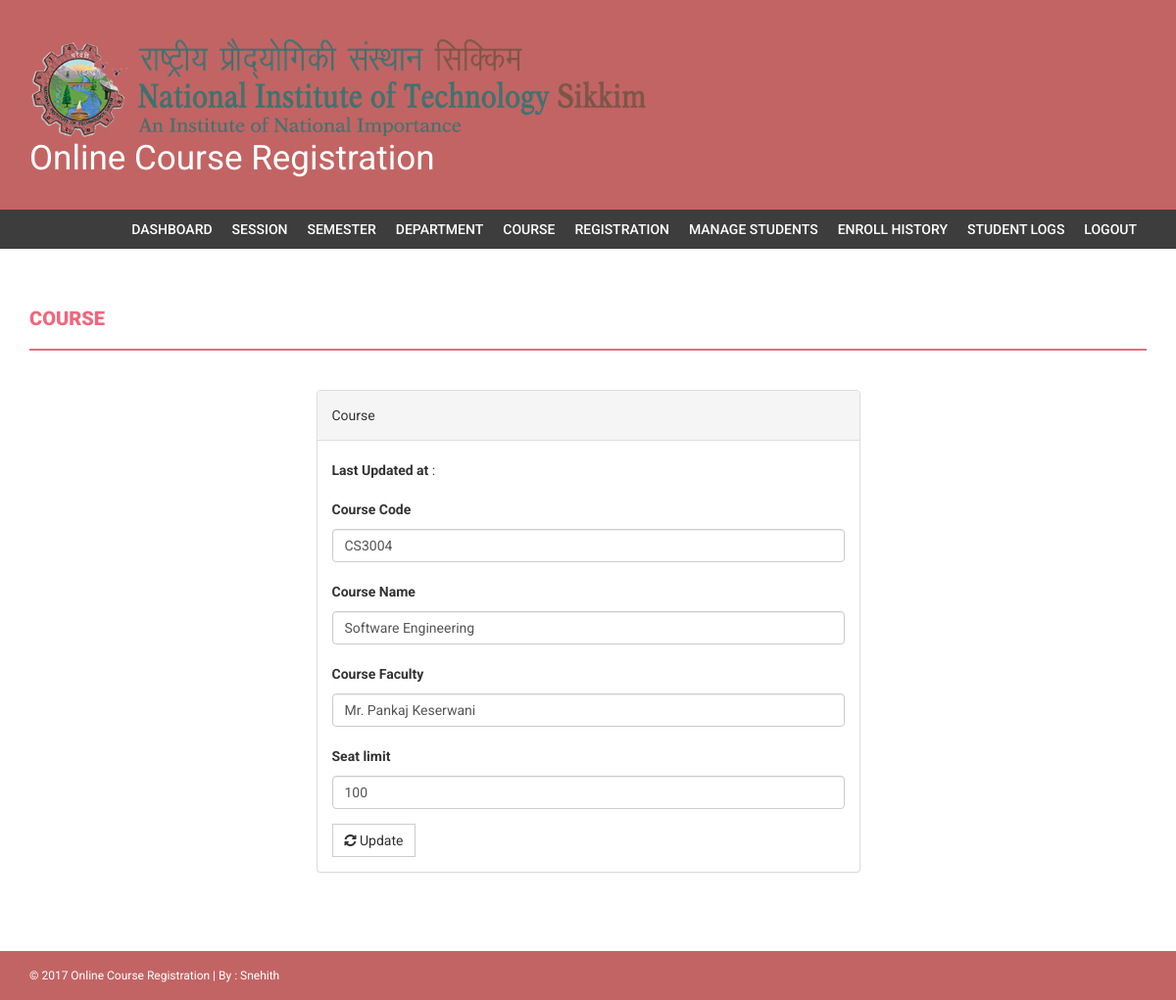
Screenshot of /admin/edit-course.php?id=5 (signed in) with the database file from the repository.
### tables this page shows
CREATE TABLE `course` (
  `id` int(11) NOT NULL,
  `courseCode` varchar(255) NOT NULL,
  `courseName` varchar(255) NOT NULL,
  `courseUnit` varchar(255) NOT NULL,
  `noofSeats` int(11) NOT NULL,
  `creationDate` timestamp NOT NULL DEFAULT CURRENT_TIMESTAMP,
  `updationDate` varchar(255) NOT NULL
);

### admin/edit-course.php (the view, shortened to what this page needs)
<?php
if(strlen($_SESSION['alogin'])==0)
    {
header('location:index.php');
}
else{
$id=intval($_GET['id']);
?>
<!DOCTYPE html>
<html xmlns="http://www.w3.org/1999/xhtml">
<head>
    <link href="assets/css/bootstrap.css" rel="stylesheet" />
    <link href="assets/css/font-awesome.css" rel="stylesheet" />
    <link href="assets/css/style.css" rel="stylesheet" />
</head>
<body>
<?php include('includes/header.php');?>
<?php if($_SESSION['alogin']!="")
{
 include('includes/menubar.php');
}
 ?>
    <div class="content-wrapper">
        <div class="container">
              <div class="row">
                    <div class="col-md-12">
                        <h1 class="page-head-line">Course  </h1>
                    </div>
                </div>
                <div class="row" >
                  <div class="col-md-3"></div>
                    <div class="col-md-6">
                        <div class="panel panel-default">
                        <div class="panel-heading">
                           Course
                        </div>
                        <div class="panel-body">
                       <form name="dept" method="post">
<?php
$sql=mysql_query("select * from course where id='$id'");
while($row=mysql_fetch_array($sql))
{
?>
<p><b>Last Updated at</b> :<?php echo htmlentities($row['updationDate']);?></p>
   <div class="form-group">
    <label for="coursecode">Course Code  </label>
    <input type="text" class="form-control" id="coursecode" name="coursecode" placeholder="Course Code" value="<?php echo htmlentities($row['courseCode']);?>" required />
  </div>
 <div class="form-group">
    <label for="coursename">Course Name  </label>
    <input type="text" class="form-control" id="coursename" name="coursename" placeholder="Course Name" value="<?php echo htmlentities($row['courseName']);?>" required />
  </div>
<div class="form-group">
    <label for="courseunit">Course Faculty  </label>
    <input type="text" class="form-control" id="courseunit" name="courseunit" placeholder="Course Faculty" value="<?php echo htmlentities($row['courseUnit']);?>" required />
  </div>
<div class="form-group">
    <label for="seatlimit">Seat limit  </label>
    <input type="text" class="form-control" id="seatlimit" name="seatlimit" placeholder="Seat limit" value="<?php echo htmlentities($row['noofSeats']);?>" required />
  </div>
<?php } ?>
 <button type="submit" name="submit" class="btn btn-default"><i class=" fa fa-refresh "></i> Update</button>
</form>
                            </div>
                            </div>
                    </div>
                </div>
            </div>
        </div>
  <?php include('includes/footer.php');?>
</body>
</html>
<?php } ?>

### admin/assets/css/style.css (style rules this page uses)
body { font-family: 'Roboto', sans-serif; line-height: 30px; }
.content-wrapper { margin-top: 40px; min-height: 600px; padding-bottom: 60px; }
.page-head-line { font-weight: 900; padding-bottom: 20px; border-bottom: 2px solid #F0677C; text-transform: uppercase; color: #F0677C; font-size: 20px; margin-bottom: 40px; }
.btn { border-radius: 0px; -webkit-border-radius: 0px; -moz-border-radius: 0px; }

### rows the page displays
course: coursecode "CS3004", coursename "Software Engineering", courseunit "Mr. Pankaj Keserwani", seatlimit "100"
